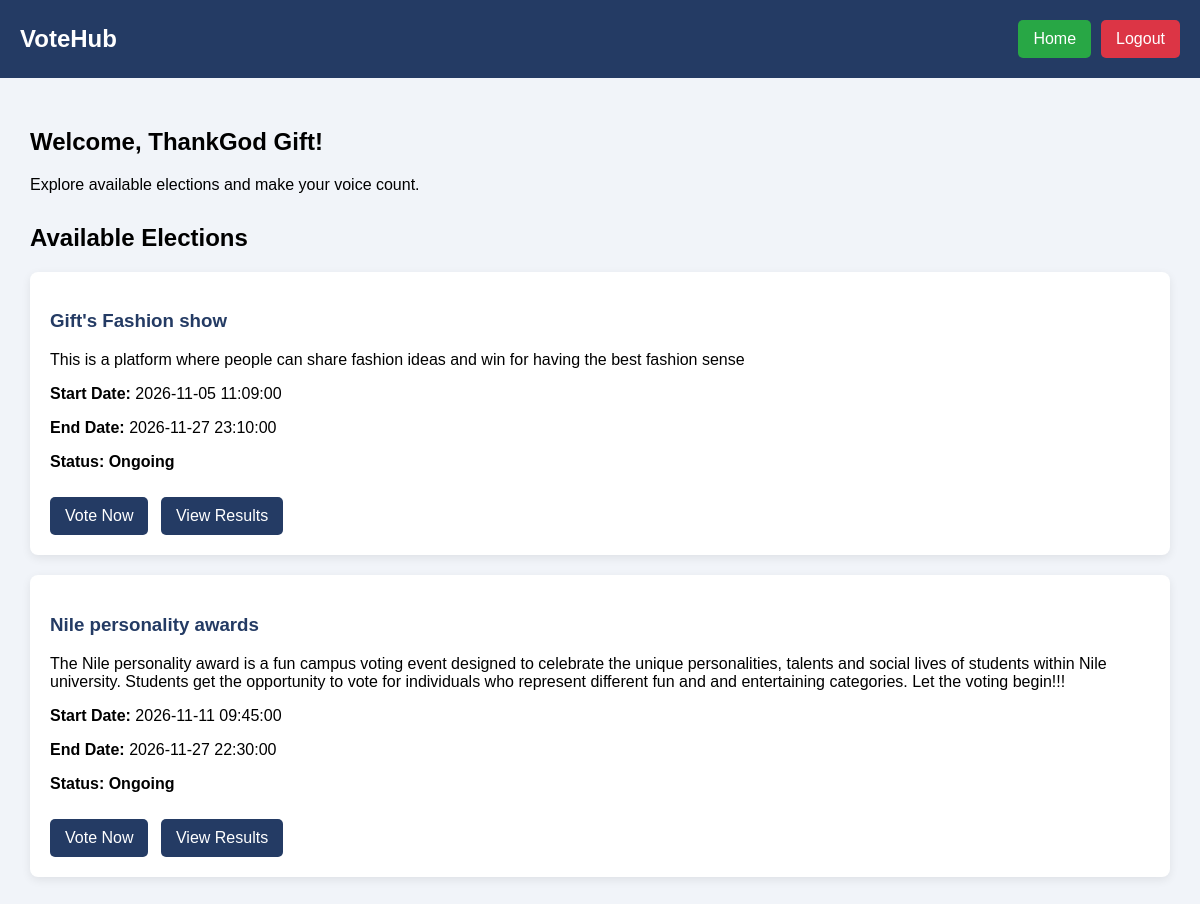
/dashboard.php (signed in), run on the app's committed database.
### tables this page shows
CREATE TABLE IF NOT EXISTS `elections` (
  `election_id` int NOT NULL AUTO_INCREMENT,
  `title` varchar(150) NOT NULL,
  `description` text,
  `start_date` datetime NOT NULL,
  `end_date` datetime NOT NULL,
  `status` enum('upcoming','ongoing','completed') DEFAULT 'upcoming',
  `created_by` int NOT NULL,
  `created_at` timestamp NULL DEFAULT CURRENT_TIMESTAMP,
  PRIMARY KEY (`election_id`),
  KEY `created_by` (`created_by`)
);

### dashboard.php (the view, shortened to what this page needs)
<?php
require_once 'includes/db.php';
$sql = "SELECT *,
        CASE
            WHEN NOW() < start_date THEN 'upcoming'
            WHEN NOW() <= end_date THEN 'ongoing'
            ELSE 'completed'
        END AS current_status
        FROM elections
        ORDER BY created_at DESC";
$result = $conn->query($sql);
?>
<!DOCTYPE html>
<html lang="en">
<head>
</head>
<body>
<header>
<h2>VoteHub</h2>
<div class="header-links">
<a href="index.php" class="home-btn">Home</a>
<a href="logout.php" class="logout-btn">Logout</a>
</div>
</header>
<div class="container">
<div class="welcome">
<h2>
            Welcome,
<?php echo htmlspecialchars($_SESSION['full_name']); ?>!
</h2>
<p>Explore available elections and make your voice count.</p>
</div>
<h2>Available Elections</h2>
<?php if ($result && $result->num_rows > 0): ?>
<?php while ($election = $result->fetch_assoc()): ?>
<div class="election-card">
<h3>
<?php echo htmlspecialchars($election['title']); ?>
</h3>
<p>
<?php echo htmlspecialchars($election['description'] ?? ''); ?>
</p>
<p>
<strong>Start Date:</strong>
<?php echo htmlspecialchars($election['start_date']); ?>
</p>
<p>
<strong>End Date:</strong>
<?php echo htmlspecialchars($election['end_date']); ?>
</p>
<p class="status">
                    Status:
<?php echo htmlspecialchars($election['current_status']); ?>
</p>
<?php if ($election['current_status'] === 'ongoing'): ?>
<a class="vote-btn"
                       href="candidates.php?election_id=<?php echo (int)$election['election_id']; ?>">
                        Vote Now
</a>
<a class="vote-btn"
                       href="results.php?election_id=<?php echo (int)$election['election_id']; ?>">
                        View Results
</a>
<?php else: ?>
<p>Voting has not started yet.</p>
<?php endif; ?>
</div>
<?php endwhile; ?>
<?php endif; ?>
</div>
</body>
</html>

### dashboard.php (style rules this page uses)
body { font-family: Arial, sans-serif; background: #f1f4f9; margin: 0; }
header { background: #243b64; color: white; padding: 20px; display: flex; justify-content: space-between; align-items: center; }
header h2 { margin: 0; }
.header-links { display: flex; gap: 10px; align-items: center; }
header a { color: white; text-decoration: none; padding: 10px 15px; border-radius: 5px; }
.home-btn { background: #28a745; }
.logout-btn { background: #dc3545; }
.container { padding: 30px; }
.welcome { margin-bottom: 30px; }
.election-card { background: white; padding: 20px; margin-bottom: 20px; border-radius: 8px; box-shadow: 0 3px 10px rgba(0,0,0,0.08); }
.election-card h3 { color: #243b64; }
.status { font-weight: bold; text-transform: capitalize; }
.vote-btn { display: inline-block; background: #243b64; color: white; padding: 10px 15px; text-decoration: none; border-radius: 5px; margin-top: 10px; margin-right: 8px; }

### data on the page
elections: title "Gift's Fashion show", description "This is a platform where people can share fashion ideas and win for having the best fashion sense", start_date "2026-11-05 11:09:00", end_date "2026-11-27 23:10:00", current_status "Ongoing"
elections: title "Nile personality awards", description "The Nile personality award is a fun campus voting event designed to celebrate the unique personalities, talents and social lives of students within Nile university. Students get the opportunity to vote for individuals who represent different fun and and entertaining categories. Let the voting begin!!!", start_date "2026-11-11 09:45:00", end_date "2026-11-27 22:30:00", current_status "Ongoing"

### other printed values
$_SESSION['full_name'] "ThankGod Gift"
